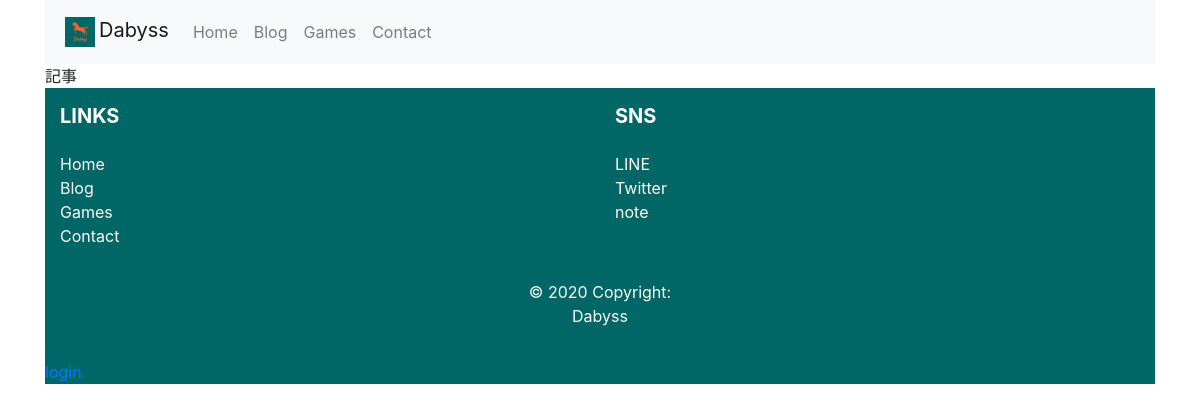
Page /articles/blog/ on the earlier database version.
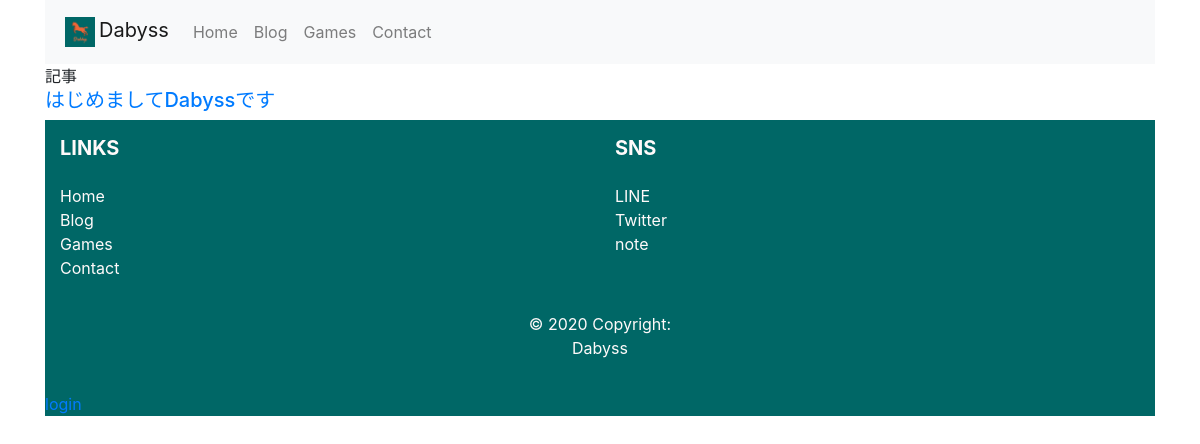
Same page on the later database version.
### articles/models.py (models this page shows, shortened)
class BlogArticle(models.Model):
    title = models.CharField(max_length=40)
    summary = models.TextField('概要', blank=False)
    text = MarkdownxField('本文', help_text='Markdown形式で書いてください。')
    date = models.DateTimeField(blank=False)
    sumnail = models.ImageField(
        upload_to='blog_sumnail/',
        default="logo_Dabyss.png")

### articles/views.py (the view)
# urls.py: path('blog/', BlogListView.as_view(), name="bloglist"),
class BlogListView(ListView):
    template_name = "blog/listview.html"
    model = BlogArticle
    pagenate_by = 10

### templates/blog/listview.html
{% extends "base.html" %}
{% load static %}
{% load markdownx %}
{% block content %}
記事
{% for blog in object_list %}
<a href="{% url 'articles:blogdetail' blog.pk %}"><h5>{{ blog.title }}</h5></a>
{% endfor %}
{% endblock %}

Differences in the rows shown:
added BlogArticle: title "はじめましてDabyssです"
